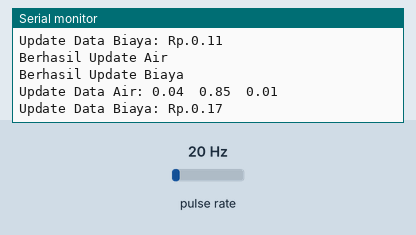
A sketch run on a simulated ESP8266 (NodeMCU). Shown: the last lines printed to the serial monitor. Wiring (inferred from the names in the program): pulse sensor: data D3. The inputs (shaded band) are chosen by the test bench; at power-on: pulse rate 20 Hz. WiFi joins after 1.5 s; servers stay silent unless stated; network time is answered at once with the bench clock; the local clock reads 2024-03-15 10:24:30 at power-on unless the sketch sets it; the Firebase database answers and starts empty.

Above: at 3.0 s.
3.1 s: pulse rate set to 4 Hz
At 3.21 s:
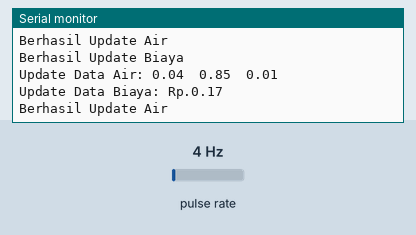
4.6 s: pulse rate set to 50 Hz
At 4.87 s:
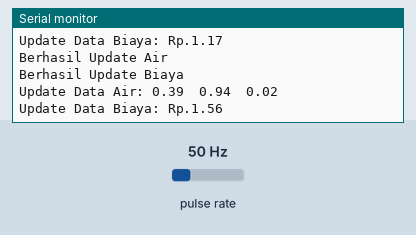
Timing chart, 0 to 7.6 s (numbered marks = the images above; inputs shaded):
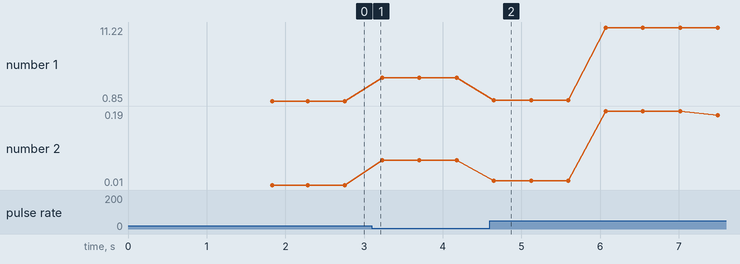

The sketch:

waterflow-nodemcu.ino
```cpp
// library untuk esp8266
#include <ESP8266WiFi.h>

// library untuk firebase
#include <FirebaseArduino.h>

// library untuk keterangan waktu (bulan)
#include <NTPClient.h>
#include <WiFiUdp.h>

#define FIREBASE_HOST   "smartpdam-961a8-default-rtdb.firebaseio.com"
#define FIREBASE_AUTH   "BbwxzHboCN7ULeHJUuRzpK8jhoBGtsDHdxxSOSI8"
#define WIFI_SSID       "UNAMA"
#define WIFI_PASSWORD   "unamaoke"
#define WF_SENSOR       D3

String USER_ID = "users/xI3UWpcMSJXeqP8fqfIlG0w3fPn1/"; // ubah userID

// define NTP Client to get time
WiFiUDP ntpUDP;
NTPClient timeClient(ntpUDP, "pool.ntp.org");

//Week Days
String weekDays[7] = {"Sunday", "Monday", "Tuesday", "Wednesday", "Thursday", "Friday", "Saturday"};


//Month names
String months[12] = {
  "January", "February", "March", "April", "May", "June",
  "July", "August", "September", "October", "November", "December"
};

long curr_ms = 0, prev_ms = 0, interval = 1000, ml, total_ml;
float calibrationFactor = 4.5, flowRate = 0, flowLiter = 0, totalLiter = 0, air, biaya;
byte pulseCount = 0, pulsePerSec = 0;

void IRAM_ATTR pulseCounter() {
  pulseCount++;
}

void setup() {
  Serial.begin(9600);

  // connect to wifi.
  WiFi.begin(WIFI_SSID, WIFI_PASSWORD);
  Serial.print("connecting");
  while (WiFi.status() != WL_CONNECTED) {
    Serial.print(".");
    delay(500);
  }
  Serial.println();
  Serial.print("connected: ");
  Serial.println(WiFi.localIP());

  // Initialize a NTPClient to get time
  timeClient.begin();
  // Set offset time in seconds to adjust for your timezone, for example:
  // GMT +1 = 3600
  // GMT +8 = 28800
  // GMT -1 = -3600
  // GMT 0 = 0
  timeClient.setTimeOffset(3600 * 7); // GMT +7

  Firebase.begin(FIREBASE_HOST, FIREBASE_AUTH);

  pinMode(WF_SENSOR, INPUT_PULLUP);

  attachInterrupt(digitalPinToInterrupt(WF_SENSOR), pulseCounter, FALLING);

  air = getAir().toFloat();
  biaya = getBiaya().toFloat();
}

void loop() {
  curr_ms = millis();
  if (curr_ms - prev_ms > interval) {

    pulsePerSec = pulseCount;
    pulseCount = 0;
    flowRate = ((1000.0 / (millis() - prev_ms)) * pulsePerSec) / calibrationFactor;
    prev_ms = millis();

    ml = (flowRate / 60) * 1000;
    flowLiter = (flowRate / 60);
    total_ml += ml;

    totalLiter += flowLiter;
  }

  if (flowRate > 0) {
    air += totalLiter;
  }

  Serial.print("Update Data Air: ");
  Serial.print(air);
  Serial.print("\t");
  Serial.print(flowRate);
  Serial.print("\t");
  Serial.println(flowLiter);

  if (air <= 10000) {
    biaya = air * 4;
  }
  else if (air > 10000 && air <= 20000) {
    biaya = air * 5.5;
  }
  else {
    biaya = air * 6.5;
  }

  Serial.print("Update Data Biaya: Rp.");
  Serial.println(biaya);
  Serial.println("");

  updateAir(air);
  updateBiaya(biaya);
}

void updateAir(int value) {
  String air = String(value);
  String bulan = String(getBulan());

  // update data air
  String pathAir = USER_ID + "data/" + bulan + "/air";
  Firebase.setString(pathAir, air); checkError();

  // update chart
  String pathChart = USER_ID + "chart/" + bulan + "/y";
  Firebase.setString(pathChart, air); checkError();
  Serial.println("Berhasil Update Air");
}

void updateBiaya(int value) {
  String biaya = String(value);
  String bulan = String(getBulan());

  // update biaya
  String pathBiaya = USER_ID + "data/" + bulan + "/biaya";
  Firebase.setString(pathBiaya, biaya); checkError();
  Serial.println("Berhasil Update Biaya");
}

String getAir() {
  String bulan = String(getBulan());
  // get data air
  String pathAir = USER_ID + "data/" + bulan + "/air";
  String air = Firebase.getString(pathAir); checkError();
  //  Serial.print("air = ");
  //  Serial.println(getAir+" L");
  return air;
}

String getBiaya() {
  String bulan = String(getBulan());
  // get data biaya
  String pathBiaya = USER_ID + "data/" + bulan + "/biaya";
  String biaya = Firebase.getString(pathBiaya); checkError();
  //  Serial.print("biaya = Rp.");
  //  Serial.println(getBiaya);
  return biaya;
}

int getBulan() {
  timeClient.update();
  unsigned long epochTime = timeClient.getEpochTime();

  String formattedTime = timeClient.getFormattedTime();

  //Get a time structure
  struct tm *ptm = gmtime ((time_t *)&epochTime);

  int currentMonth = ptm->tm_mon + 1;

  //  String currentMonthName = months[currentMonth - 1];
  //  Serial.print("Month name: ");
  //  Serial.println(currentMonthName);
  //
  //  int currentYear = ptm->tm_year + 1900;
  //  Serial.print("Year: ");
  //  Serial.println(currentYear);
  //
  //  //Print complete date:
  //  String currentDate = String(currentYear) + "-" + String(currentMonth) + "-" + String(monthDay);
  //  Serial.print("Current date: ");
  //  Serial.println(currentDate);
  //
  //  Serial.println("");
  return currentMonth;
}

void checkError() {
  // handle error
  if (Firebase.failed()) {
    Serial.print("setting /message failed:");
    Serial.println(Firebase.error());
    return;
  }
}
```

Measured:
- plotted number 1: 0.85 → 4.14 after the input at 3.1 s, 4.14 → 11.06 after the input at 4.6 s
- plotted number 2: 0.07 → 0.18 after the input at 4.6 s
